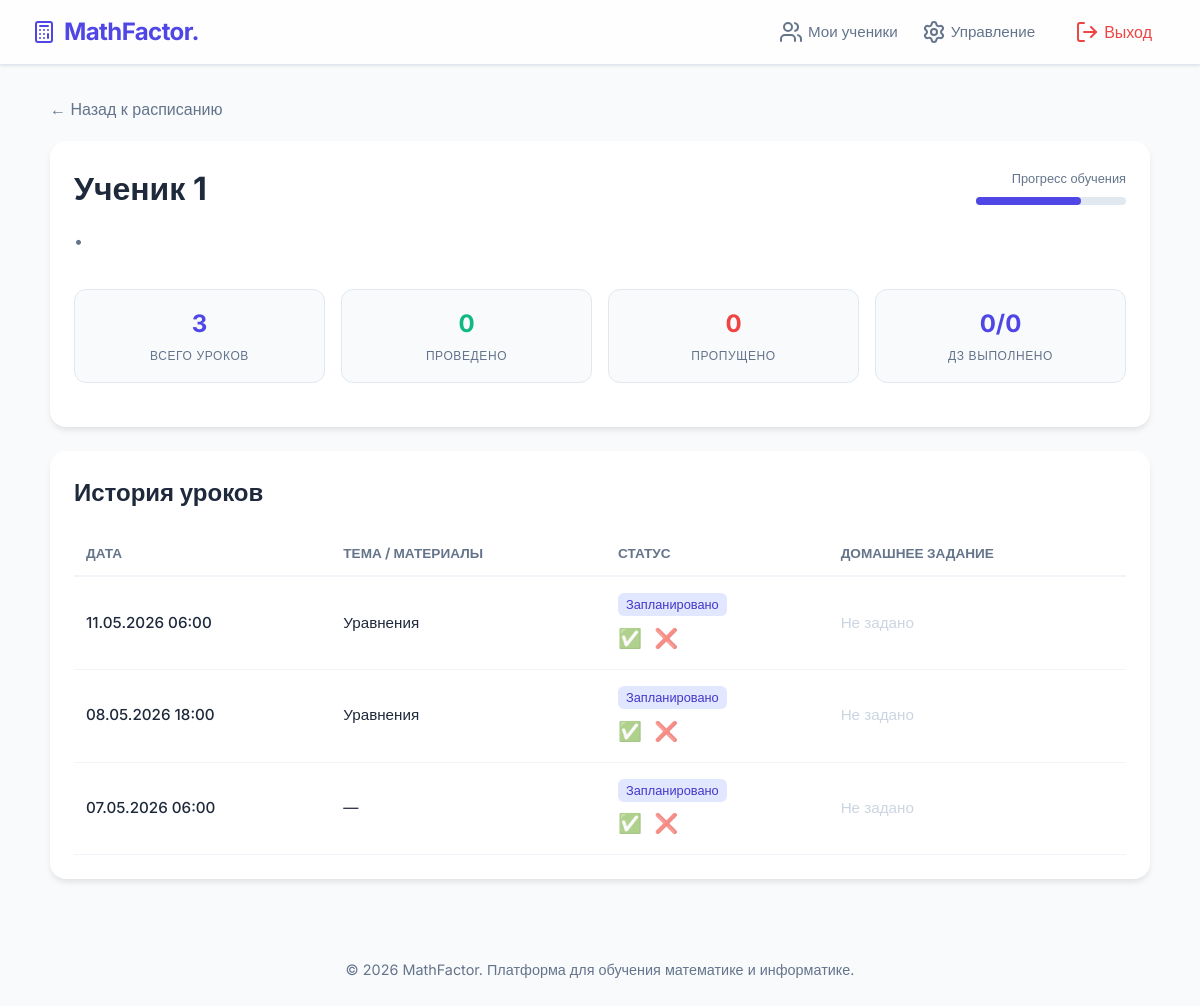
Before: /student/4/ (signed in) with the older database file.
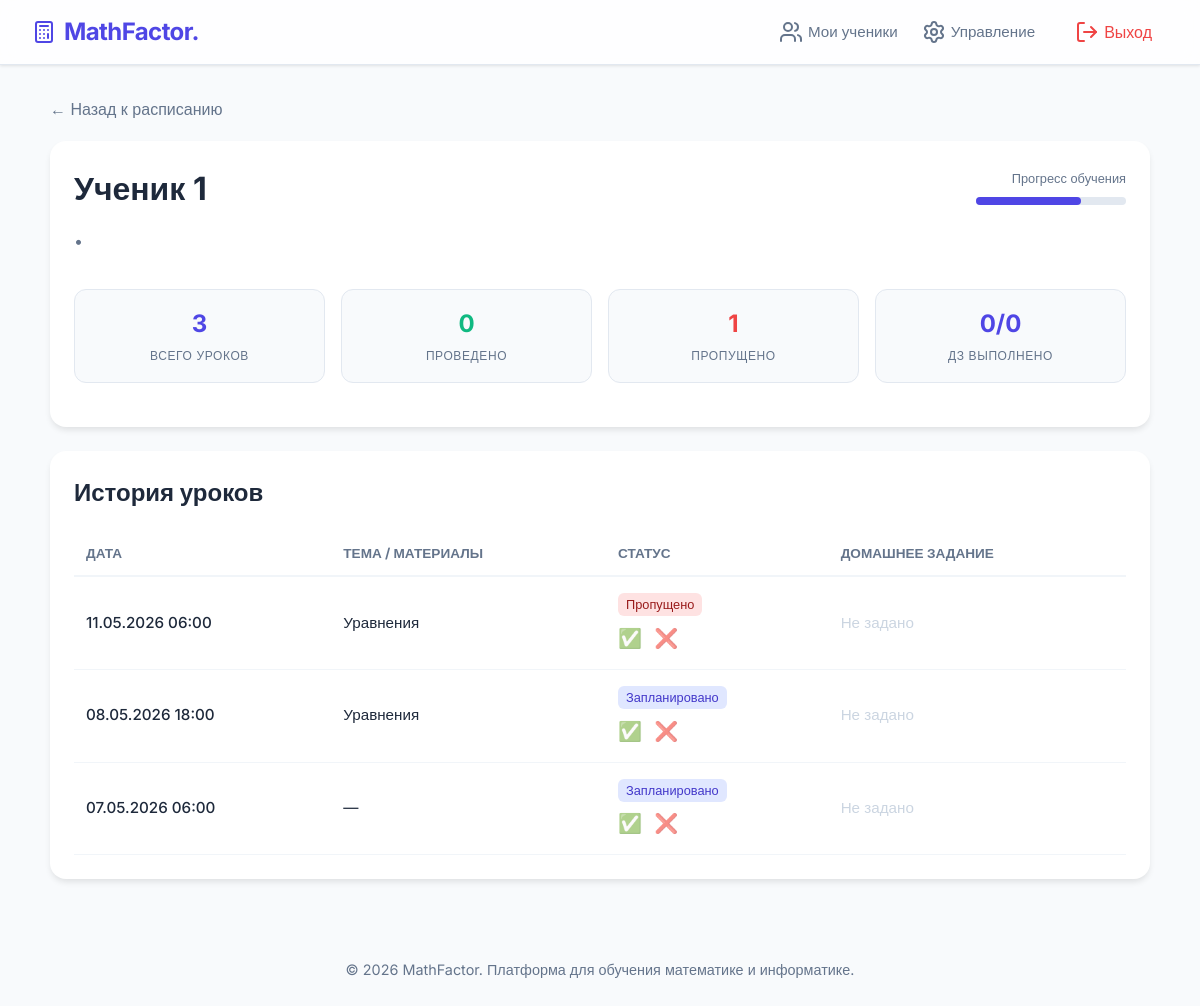
After: the same page with the newer database file.
### users/models.py (models this page shows, shortened)
class User(AbstractUser):
    TEACHER = 'TEACHER'
    STUDENT = 'STUDENT'
    ROLE_CHOICES = (
        (TEACHER, 'Учитель'),
        (STUDENT, 'Ученик'),
    )
    @property
    def is_teacher(self):
        return self.role == User.TEACHER
    role = models.CharField(max_length=10, choices=ROLE_CHOICES, default='STUDENT')
    phone_regex = RegexValidator(
        regex=r'^\+?1?\d{10,11}$',
        message="Номер телефона должен быть в формате: '8 999 999 9999'."
    )
    phone = models.CharField(validators=[phone_regex], max_length=11, blank=True)

### platform_app/models.py (models this page shows, shortened)
class Lesson(models.Model):
    class Meta:
        verbose_name = "Урок"
        verbose_name_plural = "Уроки"
        ordering = ['-start_time']
    class Status(models.TextChoices):
        PLANNED = 'PLANNED', 'Запланировано'
        COMPLETED = 'COMPLETED', 'Проведено'
        CANCELLED = 'CANCELLED', 'Отменено'
        MISSED = 'MISSED', 'Пропущено'
    teacher = models.ForeignKey(
        User,
        on_delete=models.CASCADE,
        related_name='lessons_teacher',
        limit_choices_to={'role': User.TEACHER}, # Добавляем этот фильтр
        verbose_name="Учитель"
    )
    student = models.ForeignKey(
        User,
        on_delete=models.CASCADE,
        related_name='lessons_student',
        limit_choices_to={'role': User.STUDENT}, # И этот тоже
        verbose_name="Ученик"
    )
    topic = models.ForeignKey(Topic, on_delete=models.SET_NULL, null=True, blank=True)
    start_time = models.DateTimeField(verbose_name="Время начала")
    status = models.CharField(max_length=15, choices=Status.choices, default=Status.PLANNED)
    material_link = models.URLField(blank=True, verbose_name="Ссылка на материалы")

class Topic(models.Model):
    name = models.CharField(max_length=255, verbose_name="Название темы")
    subject = models.CharField(max_length=100, verbose_name="Предмет")

### platform_app/views.py (the view)
# urls.py: path('student/<int:student_id>/', student_detail, name='student_detail'),
@login_required
def student_detail(request, student_id):
    if not request.user.is_teacher:
        raise PermissionDenied # Ограничение доступа
    student = get_object_or_404(User, id=student_id)
    lessons = Lesson.objects.filter(student=student, teacher=request.user).order_by('-start_time')
    total_lessons = lessons.count()
    completed_lessons = lessons.filter(status='COMPLETED').count()
    missed_lessons = lessons.filter(status='MISSED').count()
    homeworks = Homework.objects.filter(lesson__student=student, lesson__teacher=request.user)
    completed_homeworks = homeworks.filter(is_completed=True).count()
    context = {
        'student': student,
        'lessons': lessons,
        'stats': {
            'total': total_lessons,
            'completed': completed_lessons,
            'missed': missed_lessons,
            'hw_done': completed_homeworks,
            'hw_total': homeworks.count(),
        }
    }
    return render(request, 'platform_app/student_detail.html', context)

### templates/platform_app/student_detail.html (shortened to what this page needs)
{% extends 'base.html' %}
{% block content %}
<a href="{% url 'dashboard' %}" style="text-decoration: none; color: #64748b; margin-bottom: 20px; display: inline-block;">← Назад к расписанию</a>
<div class="card">
    <div style="display: flex; justify-content: space-between; align-items: flex-start;">
        <div>
            <h1 style="margin:0;">{{ student.get_full_name }}</h1>
            <p style="color: #64748b;">{{ student.phone }} • {{ student.email }}</p>
        </div>
        <div style="text-align: right;">
            <span style="font-size: 0.8rem; color: #64748b;">Прогресс обучения</span>
            <div style="width: 150px; height: 8px; background: #e2e8f0; border-radius: 4px; margin-top: 8px;">
                <div style="width: 70%; height: 100%; background: #4f46e5; border-radius: 4px;"></div>
            </div>
        </div>
    </div>
    <div class="stats-grid">
        <div class="stat-item">
            <span class="stat-value">{{ stats.total }}</span>
            <span class="stat-label">Всего уроков</span>
        </div>
        <div class="stat-item">
            <span class="stat-value" style="color: #10b981;">{{ stats.completed }}</span>
            <span class="stat-label">Проведено</span>
        </div>
        <div class="stat-item">
            <span class="stat-value" style="color: #ef4444;">{{ stats.missed }}</span>
            <span class="stat-label">Пропущено</span>
        </div>
        <div class="stat-item">
            <span class="stat-value">{{ stats.hw_done }}/{{ stats.hw_total }}</span>
            <span class="stat-label">ДЗ выполнено</span>
        </div>
    </div>
</div>
<div class="card">
    <h2 style="margin-top:0; margin-bottom:20px;">История уроков</h2>
    <table>
        <thead>
            <tr>
                <th>ДАТА</th>
                <th>ТЕМА / МАТЕРИАЛЫ</th>
                <th>СТАТУС</th>
                <th>ДОМАШНЕЕ ЗАДАНИЕ</th>
            </tr>
        </thead>
        <tbody>
            {% for lesson in lessons %}
            <tr>
                <td style="font-weight: 500;">{{ lesson.start_time|date:"d.m.Y H:i" }}</td>
                <td>
                    {{ lesson.topic.name|default:"—" }}<br>
                </td>
                <td>
                    <span class="badge status-{{ lesson.status }}">{{ lesson.get_status_display }}</span>
                    <div style="margin-top: 8px;">
                        <a href="{% url 'update_lesson_status' lesson.id 'COMPLETED' %}" class="action-btn">✅</a>
                        <a href="{% url 'update_lesson_status' lesson.id 'MISSED' %}" class="action-btn">❌</a>
                    </div>
                </td>
                <td>
                    {% if lesson.homework %}
                        <a href="{% url 'toggle_homework' lesson.homework.id %}" style="text-decoration: none;">
                            {% if lesson.homework.is_completed %}
                                <span style="color: #10b981;">✅ Выполнено</span>
                            {% else %}
                                <span style="color: #f59e0b;">🔄 В работе</span>
                            {% endif %}
                        </a>
                        <div style="font-size: 0.8rem; color: #64748b; margin-top: 4px;">{{ lesson.homework.description|truncatechars:40 }}</div>
                    {% else %}
                        <span style="color: #cbd5e1;">Не задано</span>
                    {% endif %}
                </td>
            </tr>
            {% endfor %}
        </tbody>
    </table>
</div>
{% endblock %}

### templates/base.html (shortened to what this page needs)
<!DOCTYPE html>
<html lang="ru">
<head>
</head>
<body>
<nav>
    <a href="/" class="logo-container" style="text-decoration: none;">
        <i data-lucide="calculator" style="color: #4f46e5;"></i>
        <span class="logo">MathFactor.</span>
    </a>
    <div class="nav-links">
        {% if user.is_authenticated %}
            <a href="{% url 'dashboard' %}" style="display: flex; align-items: center; gap: 5px;">
                {% if user.role == 'TEACHER' %}
                    <i data-lucide="users" size="18"></i> Мои ученики
                {% else %}
                    <i data-lucide="book-open" size="18"></i> Моё обучение
                {% endif %}
            </a>
            {% if user.role == 'TEACHER' %}
                <a href="/admin/" style="display: flex; align-items: center; gap: 5px;">
                    <i data-lucide="settings" size="18"></i> Управление
                </a>
            {% endif %}
            <form action="{% url 'logout' %}" method="post" style="display: inline;">
                <button type="submit" class="btn-logout" style="border: none; background: none; cursor: pointer; font-family: inherit; font-size: inherit; display: flex; align-items: center; gap: 5px;">
                    <i data-lucide="log-out" size="18"></i> Выход
                </button>
            </form>
        {% else %}
            <a href="{% url 'login' %}" class="btn-main" style="padding: 0.5rem 1.2rem; font-size: 0.9rem; text-decoration: none;">Вход</a>
        {% endif %}
    </div>
</nav>
<div class="container">
    {% block content %}{% endblock %}
</div>
<footer>
    &copy; 2026 MathFactor. Платформа для обучения математике и информатике.
</footer>
</body>
</html>

### templates/base.html (style rules this page uses)
:root { --primary: #4f46e5; --primary-hover: #4338ca; --bg: #f8fafc; --text: #1e293b; --white: #ffffff; --gray: #64748b; }
body { font-family: 'Inter', sans-serif; background-color: var(--bg); color: var(--text); margin: 0; line-height: 1.5; }
nav { background: var(--white); padding: 0.75rem 2rem; display: flex; justify-content: space-between; align-items: center; box-shadow: 0 1px 3px rgba(0,0,0,0.1); position: sticky; top: 0; z-index: 1000; }
.logo { font-size: 1.5rem; font-weight: 700; color: var(--primary); text-decoration: none; letter-spacing: -0.025em; }
.nav-links { display: flex; gap: 1.5rem; align-items: center; }
.nav-links a { text-decoration: none; color: var(--gray); font-weight: 500; font-size: 0.95rem; transition: color 0.2s; }
.btn-logout { background: #fee2e2; color: #ef4444 !important; padding: 0.5rem 1rem; border-radius: 8px; }
.container { animation: fadeIn 0.5s ease-out; }
nav { background: rgba(255, 255, 255, 0.8); backdrop-filter: blur(10px); border-bottom: 1px solid #e2e8f0; }
.logo-container { display: flex; align-items: center; gap: 8px; }
.container { max-width: 1100px; margin: 2rem auto; padding: 0 1rem; }
footer { text-align: center; padding: 3rem 1rem; color: var(--gray); font-size: 0.9rem; }

### templates/platform_app/student_detail.html (style rules this page uses)
.card { background: #fff; padding: 24px; border-radius: 16px; box-shadow: 0 4px 6px -1px rgba(0,0,0,0.1); margin-bottom: 24px; }
.stats-grid { display: grid; grid-template-columns: repeat(4, 1fr); gap: 16px; margin: 20px 0; }
.stat-item { background: #f8fafc; padding: 16px; border-radius: 12px; text-align: center; border: 1px solid #e2e8f0; }
.stat-value { display: block; font-size: 1.5rem; font-weight: 700; color: #4f46e5; }
.stat-label { font-size: 0.75rem; color: #64748b; text-transform: uppercase; letter-spacing: 0.05em; }
table { width: 100%; border-collapse: collapse; }
th { text-align: left; padding: 12px; color: #64748b; font-size: 0.85rem; border-bottom: 2px solid #f1f5f9; }
td { padding: 16px 12px; border-bottom: 1px solid #f1f5f9; font-size: 0.95rem; }
.badge { padding: 4px 8px; border-radius: 6px; font-size: 0.8rem; font-weight: 500; }
.status-PLANNED { background: #e0e7ff; color: #4338ca; }
.status-MISSED { background: #fee2e2; color: #991b1b; }
.action-btn { text-decoration: none; font-size: 1.2rem; margin-right: 8px; opacity: 0.6; transition: opacity 0.2s; }

Changed rows visible on the page:
changed Lesson: status "Запланировано" → "Пропущено"
Other visible differences:
{{ stats.missed }}: "0" → "1"
